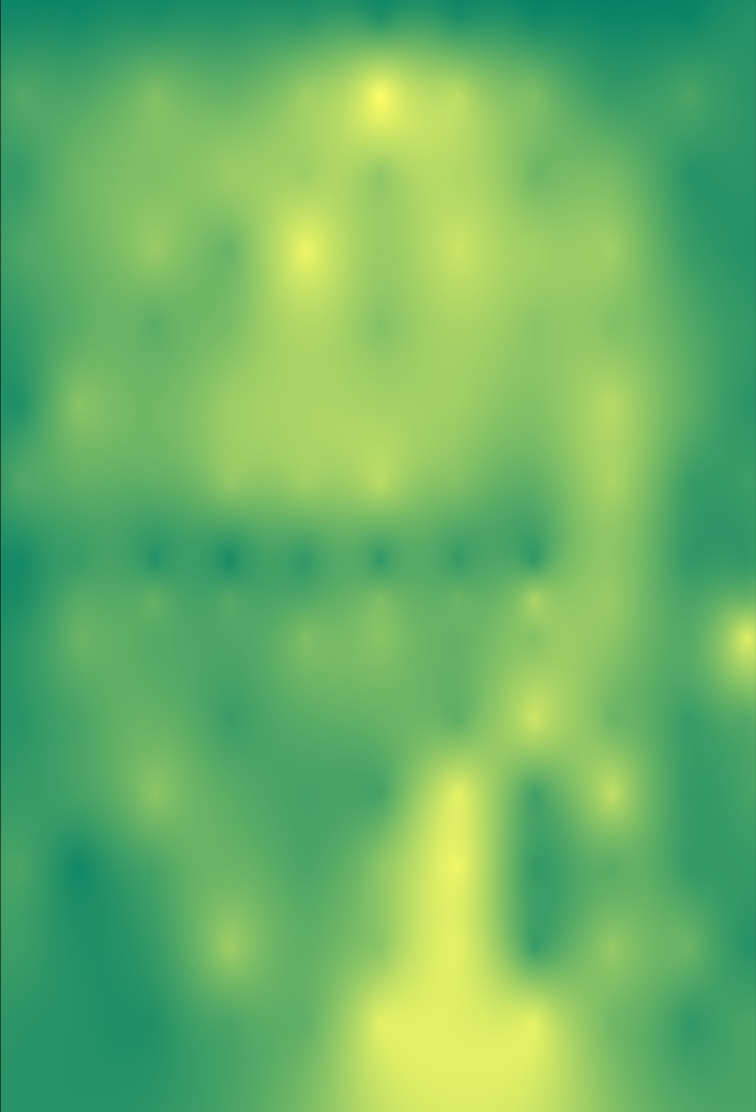
#> input picture transfiguration/input_data/interpolation.png, 756 x 1112 px
$ python draw_images.py
#> lines starting #> are read from the running program, lines starting #| are printed output that depends on the picture
#> in main, Image_rgb is the input picture: shape (1112, 756, 4); mean R, G, B, A 107.1, 180.7, 101.9, 255
# Copyright (c) 2022, 2023 Domingo Martin Perandrés (dmartin@ugr.es)
#
# Permission is hereby granted, free of charge, to any person obtaining a copy of this program, to deal in the program without restriction, including without limitation the rights to use, copy, modify, merge, publish and distribute.
#
# The above copyright notice and this permission notice shall be included in all copies or substantial portions of the Software.
#
# THE SOFTWARE IS PROVIDED "AS IS", WITHOUT WARRANTY OF ANY KIND, EXPRESS OR IMPLIED, INCLUDING BUT NOT LIMITED TO THE WARRANTIES OF MERCHANTABILITY, FITNESS FOR A PARTICULAR PURPOSE AND NONINFRINGEMENT. IN NO EVENT SHALL THE AUTHORS OR COPYRIGHT HOLDERS BE LIABLE FOR ANY CLAIM, DAMAGES OR OTHER LIABILITY, WHETHER IN AN ACTION OF CONTRACT, TORT OR OTHERWISE, ARISING FROM, OUT OF OR IN CONNECTION WITH THE SOFTWARE OR THE USE OR OTHER DEALINGS IN THE SOFTWARE.
#
# The data of "The Man" can be freely downloaded (https://doi.org/10.25573/data.14588262)
#
# The data of "The Transfiguration" must be requested to mrblanc@ugr.es.

import matplotlib.pyplot as plt
import matplotlib.image as mpimg
from matplotlib import cm
import numpy as np
from skimage import io, color
import random
from mpl_toolkits.axes_grid1 import make_axes_locatable
from matplotlib.colors import ListedColormap, LinearSegmentedColormap
import os

# colormap for color blind people
cdict = {'red':   [[0.0,  100/255, 100/255],
                   [0.25,  120/255, 120/255],
                   [0.5,  220/255, 220/255],
                   [0.75,  254/255, 254/255],
                   [1.0,  1, 1]],
         'green': [[0.0,  143/255, 143/255],
                   [0.25,  94/255, 94/255],
                   [0.5,  38/255, 38/255],
                   [0.75,  97/255, 97/255],
                   [1.0,  176/255, 176/255]],
         'blue':  [[0.0,  1.0, 1.0],
                   [0.25,  240/255, 240/255],
                   [0.5,  127/255, 127/255],
                   [0.75,  0, 0],
                   [1.0,  0, 0]]}

Blindcmp = LinearSegmentedColormap('testCmap', segmentdata=cdict, N=256)

# colormap
# Map='rainbow'
Map=Blindcmp

# Parameters
Save=True
Num_points=165
Output_folder="output_data/auxiliar_images"

# Input image: 'ORIGINAL','ORIGINAL_UNSATURATED','MAP'
Input_image='MAP'

# draw mode: "ORIGINAL","POSITIONS","SELECTED_POSITIONS","UNSELECTED_POSITIONS_WITH_ERROR"
Draw_mode="UNSELECTED_POSITIONS_WITH_ERROR"

# draw ticks in graph
Draw_ticks_labels=False

# output type
File_type='.png'

# output density
dpi=100
# pixels
Output_max_size=2000

def read_positions(File_name):
#> called with File_name = 'input_data/positions.txt'
    File_in = open(File_name, "r")
#> (reads transfiguration/input_data/positions.txt from the repository)
    Lines = [Line for Line in File_in]

    # Hidth
    Line = Lines[0]
    Line = Line.rstrip()
    Tokens = Line.split(";")
    Width = float(Tokens[1])

    # Height
    Line = Lines[1]
    Line = Line.rstrip()
    Tokens = Line.split(";")
    Height = float(Tokens[1])

    Vec_pos = []
    Coordinates_x = []
    Coordinates_y = []
    for i in range(3, len(Lines)):
        Line = Lines[i]
        if Line != "":
            # print(Line)
            Line = Line.rstrip()
            Tokens = Line.split(";")
            Vec_pos.append(int(Tokens[0]) - 1)
            Coordinates_x.append(float(Tokens[1]) / float(Width - 1))
            Coordinates_y.append(float(Tokens[2]) / float(Height - 1))

    File_in.close()

    # print("X=",Coordinates_x)

    return Width, Height, Vec_pos, Coordinates_x, Coordinates_y


def get_random_positions(Num_positions, Num_total_positions):
#> called with Num_positions = 50, Num_total_positions = 165
    if Num_positions == Num_total_positions:
        Valid = [True] * Num_total_positions
        Selected_pos = [i for i in range(Num_total_positions)]
        return Valid, Selected_pos

    else:
        Valid = [False] * Num_total_positions

        Selected_pos = [0] * Num_positions

        Num_pos = 0
        while Num_pos < Num_positions:
            Pos = random.randint(0, Num_total_positions - 1)
            if Valid[Pos] == False:
                Valid[Pos] = True
                Selected_pos[Num_pos] = Pos
                Num_pos = Num_pos + 1

        return Valid, Selected_pos


def draw_result(File_name,Image_rgb,Num_selected_points,Valid,Coordinates_x,Coordinates_y):
#> called with Num_selected_points = 50
    Height1, Width1, Depth = Image_rgb.shape
#> Height1 = 1112; Width1 = 756; Depth = 4

    if (Num_selected_points==Num_points):
        Selected_x=[Coordinates_x[i]*float(Width1) for i in range(Num_points)]
        Selected_y = [Coordinates_y[i] * float(Height1) for i in range(Num_points)]
    else:
        Selected_x = [0]*Num_selected_points
        Selected_y = [0]*Num_selected_points
        Unselected_x = [0] * (Num_points-Num_selected_points)
        Unselected_y = [0] * (Num_points-Num_selected_points)
        Error = [0.0] * (Num_points-Num_selected_points)

        Pos_selected=0
        Pos_unselected=0
        for i in range(Num_points):
            if Valid[i]==True:
                Selected_x[Pos_selected]=int(round(Coordinates_x[i]*float(Width1-1)))
                Selected_y[Pos_selected]=int(round(Coordinates_y[i]*float(Height1-1)))
                Pos_selected=Pos_selected+1
            else:
                Unselected_x[Pos_unselected] = int(round(Coordinates_x[i] * float(Width1 - 1)))
                Unselected_y[Pos_unselected] = int(round(Coordinates_y[i] * float(Height1 - 1)))
                Error[Pos_unselected]=random.random()*0.5
                Pos_unselected = Pos_unselected + 1
#> after the loop, Pos_selected = 50; Pos_unselected = 115; Selected_y = 50 values from 24 to 1019; Unselected_y = 115 values from 24 to 1019

    if Height1>Width1:
        Height_aux=Output_max_size/dpi;
        Width_aux=Height_aux*(float(Height1) / float(Width1))
#> Width_aux = 29.42
    else:
        Width_aux = Output_max_size / dpi;
        Height_aux = Width_aux * (float(Height1) / float(Width1))

    fig, ax = plt.subplots(1, 1, figsize=(Width_aux,Height_aux))

    img_plot = plt.imshow(Image_rgb)

    # remove ticks and labels
    if Draw_ticks_labels==False:
        ax.axes.xaxis.set_visible(False)
        ax.axes.yaxis.set_visible(False)

    if Draw_mode == "POSITIONS":
        plt.scatter(Selected_x, Selected_y, c='red', marker='x')
    elif Draw_mode == "SELECTED_POSITIONS":
        plt.scatter(Selected_x, Selected_y, c='black', marker='o')
    elif Draw_mode == "UNSELECTED_POSITIONS_WITH_ERROR":
        plt.scatter(Unselected_x, Unselected_y, c=Error, marker='s', vmin=0, vmax=1, cmap=Map)

        # create an axes on the right side of ax. The width of cax will be 5%
        # of ax and the padding between cax and ax will be fixed at 0.05 inch.
        ax = plt.gca()
        divider = make_axes_locatable(ax)
        cax = divider.append_axes("right", size="5%", pad=0.25)
        plt.colorbar(cm.ScalarMappable(cmap=Map), ax=ax, cax=cax)

    if Save == False:
        plt.show()
    else:
        plt.savefig(File_name,bbox_inches='tight',transparent=True,pad_inches = 0,dpi=dpi)
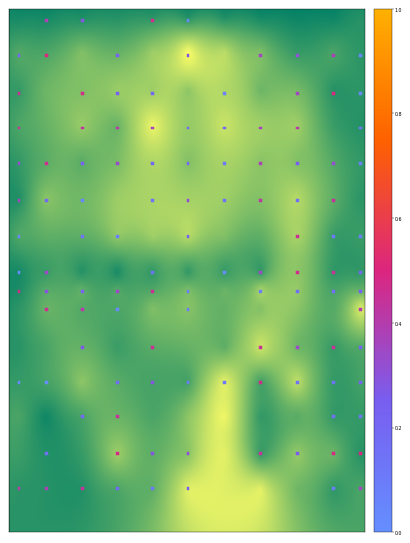
#> figure drawn by matplotlib, 2 panels
        plt.close()


def main():
    print("Working")

    if os.path.isdir(Output_folder) == False:
        os.mkdir(Output_folder)

    if Input_image == 'ORIGINAL':
        Image_rgb = io.imread("input_data/vis_visible.png")
    elif Input_image == 'ORIGINAL_UNSATURATED':
        Image_rgb = io.imread("input_data/vis_visible_small_desaturated.png")
    elif Input_image == 'MAP':
        Image_rgb = io.imread("input_data/interpolation.png")

    # positions
    Width, Height, Vec_pos, Coordinates_x, Coordinates_y = read_positions("input_data/positions.txt")

    random.seed(2022)

    if Draw_mode=='ORIGINAL':
        Num_selected_points = Num_points
        File_name = "original"
    elif Draw_mode == 'POSITIONS':
        Num_selected_points = Num_points
        File_name = "original_plus_positions"
    elif Draw_mode == 'SELECTED_POSITIONS':
        Num_selected_points = 50
        File_name = "selected_positions"
    elif Draw_mode == 'UNSELECTED_POSITIONS_WITH_ERROR':
        Num_selected_points = 50
        File_name = "unselected_positions"

    File_name = Output_folder + '/' + File_name + File_type

    print('File name=',File_name)

    Valid, Selected_pos=get_random_positions(Num_selected_points, Num_points)

    draw_result(File_name,Image_rgb,Num_selected_points,Valid,Coordinates_x,Coordinates_y)

if __name__ == "__main__":
    main()
